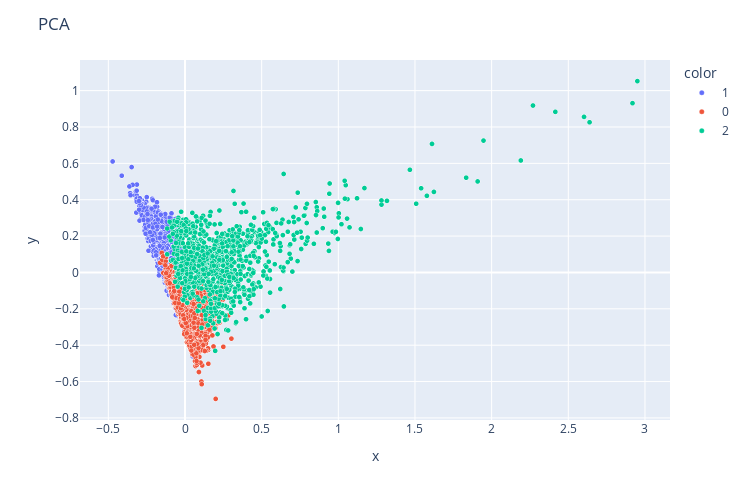

The notebook cell this image was saved under:
### Code cell
fig = px.scatter(x=X_PCA['C1'],y=X_PCA['C2'],color = TAD['GM'].astype(str))
fig.update_traces(marker=dict(size=5,
                                  line=dict(width=0.2,
                                            color='white')),
                      selector=dict(mode='markers'))
fig.update_layout(height=500, width=750,title='PCA')

### Figure 1 — Plotly figure (JSON) as saved in the notebook; plotly's stock layout.template omitted (floating-point values rounded to 4 significant figures; data arrays with more than 128 entries replaced by an {"elided": "..."} marker saying what was removed)
{"data": [{"hovertemplate": "color=1<br>x=%{x}<br>y=%{y}<extra></extra>", "legendgroup": "1", "marker": {"color": "#636efa", "line": {"color": "white", "width": 0.2}, "size": 5, "symbol": "circle"}, "mode": "markers", "name": "1", "showlegend": true, "type": "scattergl", "x": {"elided": "2394 float values"}, "xaxis": "x", "y": {"elided": "2394 float values"}, "yaxis": "y"}, {"hovertemplate": "color=0<br>x=%{x}<br>y=%{y}<extra></extra>", "legendgroup": "0", "marker": {"color": "#EF553B", "line": {"color": "white", "width": 0.2}, "size": 5, "symbol": "circle"}, "mode": "markers", "name": "0", "showlegend": true, "type": "scattergl", "x": {"elided": "1411 float values"}, "xaxis": "x", "y": {"elided": "1411 float values"}, "yaxis": "y"}, {"hovertemplate": "color=2<br>x=%{x}<br>y=%{y}<extra></extra>", "legendgroup": "2", "marker": {"color": "#00cc96", "line": {"color": "white", "width": 0.2}, "size": 5, "symbol": "circle"}, "mode": "markers", "name": "2", "showlegend": true, "type": "scattergl", "x": {"elided": "1195 float values"}, "xaxis": "x", "y": {"elided": "1195 float values"}, "yaxis": "y"}], "layout": {"height": 500, "legend": {"title": {"text": "color"}, "tracegroupgap": 0}, "margin": {"t": 60}, "title": {"text": "PCA"}, "width": 750, "xaxis": {"anchor": "y", "domain": [0, 1], "title": {"text": "x"}}, "yaxis": {"anchor": "x", "domain": [0, 1], "title": {"text": "y"}}}}
